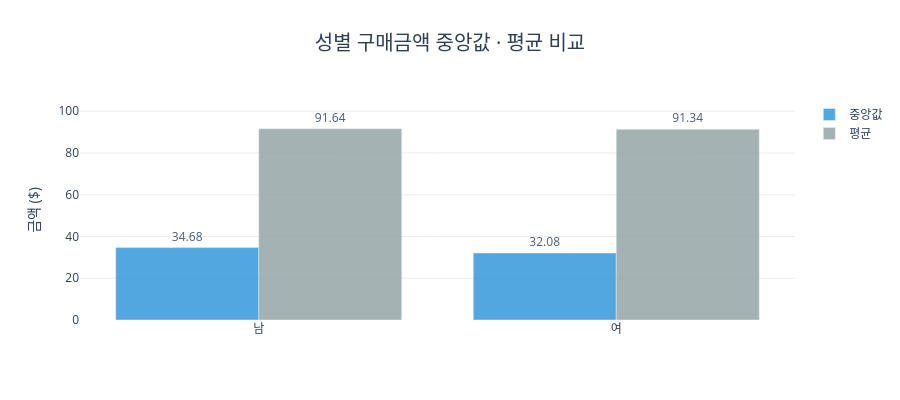

Source (notebook cell):
### Code cell
# ── 차트 1: 성별 구매금액 중앙값 · 평균 비교 ──
y_max1 = gender_stats[["중앙값", "평균"]].max().max() * 1.15

fig1 = go.Figure()
for metric, color in [("중앙값", "#3498db"), ("평균", "#95a5a6")]:
    fig1.add_trace(go.Bar(
        x=gender_stats["성별"],
        y=gender_stats[metric],
        name=metric,
        marker_color=color,
        text=gender_stats[metric],
        textposition="outside",
        opacity=0.85
    ))
    
fig1.update_layout(
    title=dict(text="성별 구매금액 중앙값 · 평균 비교",
               x=0.5, xanchor="center", font=dict(size=20, color="#2c3e50")),
    barmode="group",
    yaxis_title="금액 ($)",
    plot_bgcolor="white",
    yaxis=dict(gridcolor="#ececec", range=[0, y_max1]),
    height=400
)

fig1.show()

# ── 차트 2: 카테고리별 성별 중앙값 비교 ──
cats = gender_cat_median["제품카테고리"].tolist()
x_max2 = gender_cat_median[["남성_중앙값", "여성_중앙값"]].max().max() * 1.15

fig2 = go.Figure()
fig2.add_trace(go.Bar(
    y=cats, x=gender_cat_median["여성_중앙값"],
    name="여성", orientation="h",
    marker_color="#e74c3c", opacity=0.85
))

fig2.add_trace(go.Bar(
    y=cats, x=gender_cat_median["남성_중앙값"],
    name="남성", orientation="h",
    marker_color="#3498db", opacity=0.85
))

fig2.update_layout(
    title=dict(text="카테고리별 성별 구매금액 중앙값 비교",
               x=0.5, xanchor="center", font=dict(size=20, color="#2c3e50")),
    barmode="group",
    xaxis_title="구매금액 중앙값",
    plot_bgcolor="white",
    xaxis=dict(gridcolor="#ececec", range=[0, x_max2]),
    height=600
)
fig2.show()

### Figure 1 — Plotly figure (JSON) as saved in the notebook; plotly's stock layout.template omitted (floating-point values rounded to 4 significant figures)
{"data": [{"marker": {"color": "#3498db"}, "name": "중앙값", "opacity": 0.85, "text": [34.68, 32.08], "textposition": "outside", "type": "bar", "x": ["남", "여"], "y": [34.68, 32.08]}, {"marker": {"color": "#95a5a6"}, "name": "평균", "opacity": 0.85, "text": [91.64, 91.34], "textposition": "outside", "type": "bar", "x": ["남", "여"], "y": [91.64, 91.34]}], "layout": {"barmode": "group", "height": 400, "plot_bgcolor": "white", "title": {"font": {"color": "#2c3e50", "size": 20}, "text": "성별 구매금액 중앙값 · 평균 비교", "x": 0.5, "xanchor": "center"}, "yaxis": {"gridcolor": "#ececec", "range": [0, 105.4], "title": {"text": "금액 ($)"}}}}
